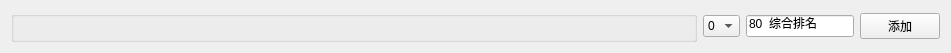
<?xml version="1.0" encoding="UTF-8"?>
<ui version="4.0">
 <class>frmMain</class>
 <widget class="QWidget" name="frmMain">
  <property name="geometry">
   <rect>
    <x>0</x>
    <y>0</y>
    <width>951</width>
    <height>49</height>
   </rect>
  </property>
  <property name="windowTitle">
   <string>frmMain</string>
  </property>
  <property name="styleSheet">
   <string notr="true">font: 12pt &quot;微软雅黑&quot;;</string>
  </property>
  <layout class="QHBoxLayout" name="horizontalLayout">
   <item>
    <widget class="QGroupBox" name="groupBox">
     <property name="sizePolicy">
      <sizepolicy hsizetype="Expanding" vsizetype="Preferred">
       <horstretch>0</horstretch>
       <verstretch>0</verstretch>
      </sizepolicy>
     </property>
     <property name="styleSheet">
      <string notr="true">.QPushButton{
border-style:none;
padding:5px;
min-height:20px;
border-radius:5px;
}
QPushButton[btnType=&quot;0&quot;]{
color:#FFFFFF;
border:1px solid #F32AB7;
background:qlineargradient(spread:pad,x1:0,y1:0,x2:0,y2:1,stop:0 #F32AB7,stop:1 #730453);
}
QPushButton[btnType=&quot;0&quot;]:hover{
background:qlineargradient(spread:pad,x1:0,y1:0,x2:0,y2:1,stop:0 #F064D0,stop:1 #78115B);
}
QPushButton[btnType=&quot;1&quot;]{
color:#FFFFFF;
border:1px solid #4EE134;
background:qlineargradient(spread:pad,x1:0,y1:0,x2:0,y2:1,stop:0 #4EE134,stop:1 #279113);
}
QPushButton[btnType=&quot;1&quot;]:hover{
background:qlineargradient(spread:pad,x1:0,y1:0,x2:0,y2:1,stop:0 #83E479,stop:1 #297B17);
}
QPushButton[btnType=&quot;2&quot;]{
color:#FFFFFF;
border:1px solid #25ACF3;
background:qlineargradient(spread:pad,x1:0,y1:0,x2:0,y2:1,stop:0 #25ACF3,stop:1 #0B5A96);
}
QPushButton[btnType=&quot;2&quot;]:hover{
background:qlineargradient(spread:pad,x1:0,y1:0,x2:0,y2:1,stop:0 #64B7E1,stop:1 #226196);
}
QPushButton[btnType=&quot;3&quot;]{
color:#FFFFFF;
border:1px solid #A958F2;
background:qlineargradient(spread:pad,x1:0,y1:0,x2:0,y2:1,stop:0 #A958F2,stop:1 #3E0C67);
}
QPushButton[btnType=&quot;3&quot;]:hover{
background:qlineargradient(spread:pad,x1:0,y1:0,x2:0,y2:1,stop:0 #B976F9,stop:1 #602B95);
}</string>
     </property>
     <property name="title">
      <string/>
     </property>
     <layout class="QHBoxLayout" name="horizontalLayout_3"/>
    </widget>
   </item>
   <item>
    <widget class="QComboBox" name="cboxType">
     <item>
      <property name="text">
       <string>0</string>
      </property>
     </item>
     <item>
      <property name="text">
       <string>1</string>
      </property>
     </item>
     <item>
      <property name="text">
       <string>2</string>
      </property>
     </item>
     <item>
      <property name="text">
       <string>3</string>
      </property>
     </item>
    </widget>
   </item>
   <item>
    <widget class="QLineEdit" name="txtName">
     <property name="sizePolicy">
      <sizepolicy hsizetype="Fixed" vsizetype="Fixed">
       <horstretch>0</horstretch>
       <verstretch>0</verstretch>
      </sizepolicy>
     </property>
     <property name="text">
      <string>80  综合排名</string>
     </property>
    </widget>
   </item>
   <item>
    <widget class="QPushButton" name="btnAdd">
     <property name="styleSheet">
      <string notr="true"/>
     </property>
     <property name="text">
      <string>添加</string>
     </property>
    </widget>
   </item>
  </layout>
 </widget>
 <layoutdefault spacing="6" margin="11"/>
 <tabstops>
  <tabstop>btnAdd</tabstop>
  <tabstop>cboxType</tabstop>
 </tabstops>
 <resources/>
 <connections/>
</ui>
